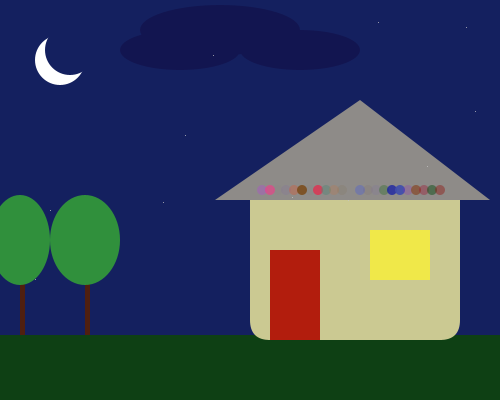
Frame 1 (no input)
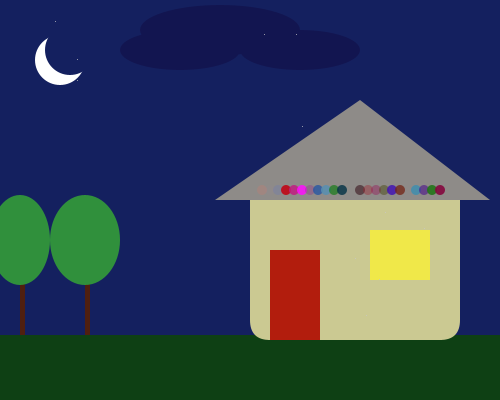
Frame 60 (the mouse pressed at the canvas centre just before this capture)
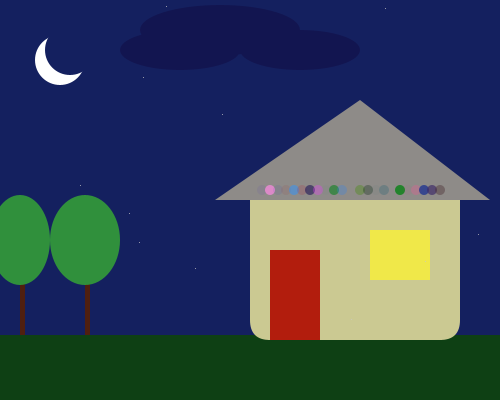
Frame 120 (the mouse held since frame 60 and released just before this capture)

The Processing sketch that drew these frames (run headless with seeded random() and noise(); from frame 60 on, the mouse is pressed at the canvas centre):

// Processing sketch: processing_123657
// ── processing_123657.pde

void setup(){
size(500,400);
}

int y;
void draw () {
noStroke();  
if(mouseY>width/2){
background(5,5,5);}// tela preta
else{
background(20,32,95); //azul ceu
fill(255); // Lua
ellipse(60,60,50,50);
noStroke();
fill(20,32,95); // meia lua
ellipse(70,50,50,50);
fill  (14,64,20); // gramado
rect (0,335,500,400);
fill(18,21,80); // nuvem
ellipse(300,50,120,40);
ellipse(180,50,120,40);
ellipse(220,30,160,50);
noStroke();
fill (80,31,15); // tronco árvora
rect (20, 255, 5, 80);
rect (85, 255, 5, 80);
fill (48,144,60); //copa árvora
ellipse (20,240,60,90);
ellipse (85,240,70,90);
fill(203,201,146); //parede casa
rect(250,170,210,170,20);
fill(142,139,136); //telhado
triangle(215,200,360,100,490,200);
fill(178,29,13); //porta
rect(270,250,50,90);
fill(240,232,73); //janela
quad(370,230,370,280,430,280,430,230);
for (int i = 2; i < 90; i = i+8) {
noStroke(); //piscas do telhado
fill(random(300), random(150), random(300),random(255));
ellipse(i+260,190,10,10);
}
for (int i = 5; i < 90; i = i+8) {
noStroke();
fill(random(200), random(150), random(200),random(255));
ellipse(i+355,190,10,10);
{
stroke(200);
point(random(0,500),random(0,335));} // estrelas
}
}}
